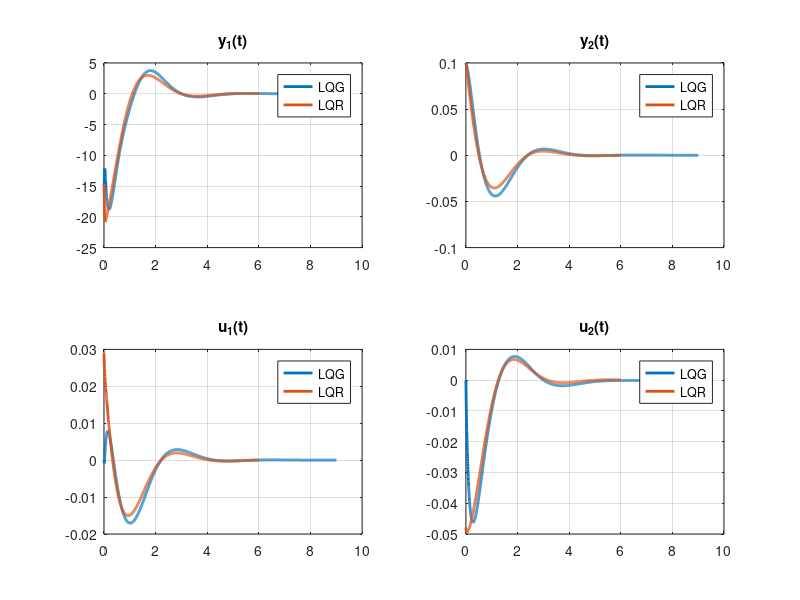

Here is the MATLAB script that generated this plot:
%% Settings
clearvars
close all
clc
format short
%% Linearized Longitudinal Dynamics of Flexible Bomber Aircraft
A = [0.4158,1.025,-0.00267,-0.0001106,-0.08021,0;
    -5.5,-0.8302,-0.06549,-0.0039,-5.115,0.809;
    0,0,0,1,0,0;
    -1040,-78.35,-34.83,-0.6214,-865.6,-631;
    0,0,0,0,-75,0;
    0,0,0,0,0,-100];
B = [zeros(4,2);75,0;0,100];
C = [-1491,-146.43,-40.2,-0.9412,-1285,-564.66;
    0,1,zeros(1,4)];
D = zeros(2,2);
F = B; % Process Noise Coefficient Matrix
n = size(A,1); % number of states
m = size(B,2); % number of inputs
l = size(C,1); % number of outputs
%% LQR Design
% Actuator Effort is 100 times more important than response decay
R = eye(m,m);
Q = 0.01*eye(n,n);
[K,P,lqrEig] = lqr(A,B,Q,R)
%% KF Design
V = 0.0007*(B'*B); % Process Noise Spectral Density Matrix
Z = C*C'; % Measurement Noise Spectral Density Matrix
[Ke,Pe,kfEig] = lqe(A,F,C,V,Z)
%% LQG
Alqg = A - B*K - Ke*C + Ke*D*K;
Blqg = Ke;
Clqg = -K;
Dlqg = zeros(2,2);
%% Closed-Loop System
sysP = ss(A,B,C,D); % Plant State Space
sysLQG = ss(Alqg,Blqg,Clqg,Dlqg); % LQG State Space
sysCL = feedback(sysP,sysLQG,+1); % Closed-Loop State Space
%% Closed-Loop Response
% CL State = [actual state;estimated state];
% Initial Condition
x0 = [0;0.1;zeros(10,1)];
[y,t,x] = initial(sysCL,x0); % x: [actual state;estimated state]
for ii = 1:length(t)
    u(ii,:) = -K*x(ii,7:12)'; % Actuator Effort = -K*(estimated state)
end

%% Full-State Feedback Response
x01 = [0;0.1;zeros(4,1)];
% Full State-Regulator (LQR) closed-loop system
sysLQR = ss(A-B*K,zeros(size(B)),C-D*K,zeros(size(D)));
[y1,t1,x1] = initial(sysLQR,x01); % x1: actual state vector
for ii = 1:length(t1)
    u1(ii,:) = -K*x1(ii,:)'; % Actuator Effort = -K*(estimated state)
end

%% LQG and LQR Comparison
figure
subplot(2,2,1)
plot(t,y(:,1),'DisplayName','LQG','LineWidth',2)
hold on
plot(t1,y1(:,1),'DisplayName','LQR','LineWidth',2)
legend
grid on
title("y_1(t)")

subplot(2,2,2)
plot(t,y(:,2),'DisplayName','LQG','LineWidth',2)
hold on
plot(t1,y1(:,2),'DisplayName','LQR','LineWidth',2)
legend
grid on
title("y_2(t)")

subplot(2,2,3)
plot(t,u(:,1),'DisplayName','LQG','LineWidth',2)
hold on
plot(t1,u1(:,1),'DisplayName','LQR','LineWidth',2)
legend
grid on
title("u_1(t)")

subplot(2,2,4)
plot(t,u(:,2),'DisplayName','LQG','LineWidth',2)
hold on
plot(t1,u1(:,2),'DisplayName','LQR','LineWidth',2)
legend
grid on
title("u_2(t)")